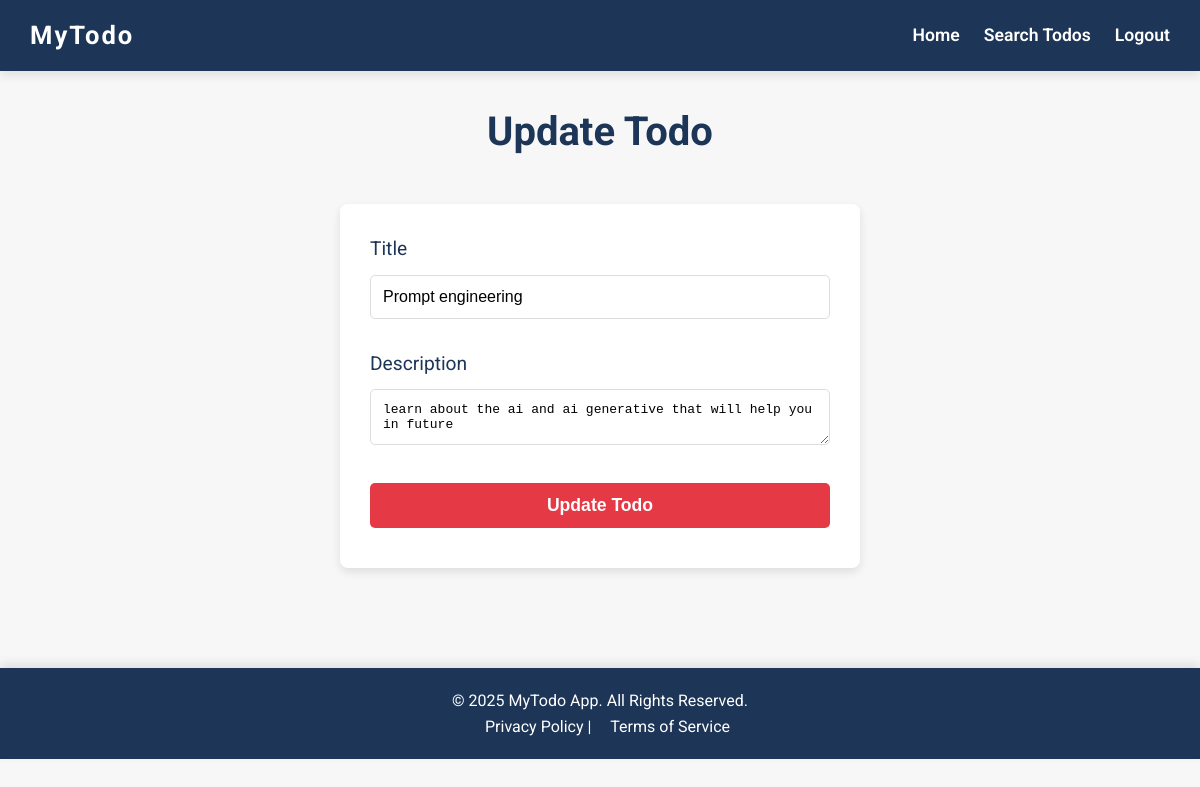
/update/8 (signed in), run on the app's committed database.
### tables this page shows
CREATE TABLE todos (
                        id INTEGER PRIMARY KEY AUTOINCREMENT,
                        user_id INTEGER NOT NULL,
                        title TEXT NOT NULL,
                        description TEXT NOT NULL,
                        FOREIGN KEY (user_id) REFERENCES users(id));

### app.py (the view, shortened to what this page needs)
@app.route('/update/<int:todo_id>', methods=['GET', 'POST'])
def update(todo_id):
    if 'user_id' not in session:
        flash("You need to be logged in to update a todo.", "danger")
        return redirect(url_for('login'))
    with get_db() as db:
        todo = db.execute('SELECT * FROM todos WHERE id = ? AND user_id = ?', (todo_id, session['user_id'])).fetchone()
    if todo is None:
        flash("Todo not found or you're not authorized to edit this todo.", "danger")
        return redirect(url_for('home'))
    return render_template('update.html', todo=todo)

### app.py (called while the page is built)
def get_db():
    conn = sqlite3.connect(DATABASE)
    conn.row_factory = sqlite3.Row
    return conn

### templates/update.html (shortened to what this page needs)
{% extends 'base.html' %}
{% block body %}
  <div class="container">
    <h1>Update Todo</h1>
    <form action="/update/{{ todo.id }}" method="POST" class="form">
      <div class="form-group">
        <label for="title">Title</label>
        <input type="text" name="title" value="{{ todo.title }}" required class="input-field">
      </div>
      <div class="form-group">
        <label for="description">Description</label>
        <textarea name="description" required class="input-field">{{ todo.description }}</textarea>
      </div>
      <button type="submit" class="button primary-btn">Update Todo</button>
    </form>
  </div>
{% endblock %}

### templates/base.html (style rules this page uses)
* { margin: 0; padding: 0; box-sizing: border-box; }
body { font-family: 'Roboto', sans-serif; background-color: #f7f7f7; color: #333; line-height: 1.6; }
.container { max-width: 1200px; margin: 0 auto; padding: 80px 20px 40px; }
h1, h2, h3 { color: #1d3557; font-weight: 700; text-align: center; margin-bottom: 1em; }
h1 { font-size: 2.5em; }
button, .button { background-color: #e63946; color: white; padding: 10px 20px; border: none; border-radius: 5px; cursor: pointer; font-weight: 600; transition: background-color 0.3s ease; }
form { background-color: white; border-radius: 8px; box-shadow: 0 4px 10px rgba(0, 0, 0, 0.1); padding: 30px; margin-top: 40px; }
form input, form select, form button { width: 100%; padding: 15px; margin: 10px 0; border-radius: 5px; border: 1px solid #ddd; font-size: 1.1em; }

### templates/update.html (style rules this page uses)
.container { max-width: 600px; margin: 0 auto; padding: 50px 20px; }
h1 { text-align: center; font-size: 2.5em; color: #1d3557; margin-bottom: 30px; }
.form-group { margin-bottom: 20px; }
.form-group label { font-size: 1.2em; color: #1d3557; margin-bottom: 5px; display: block; }
.input-field { width: 100%; padding: 12px; font-size: 1em; border-radius: 5px; border: 1px solid #ddd; box-sizing: border-box; margin-top: 5px; }
.button { display: inline-block; padding: 12px 25px; font-size: 1.1em; border-radius: 5px; text-align: center; text-decoration: none; transition: background-color 0.3s ease; cursor: pointer; width: 100%; }
.primary-btn { background-color: #e63946; color: white; }

### data on the page
todos: title "Prompt engineering", description "learn about the ai and ai generative that will help you in future"
